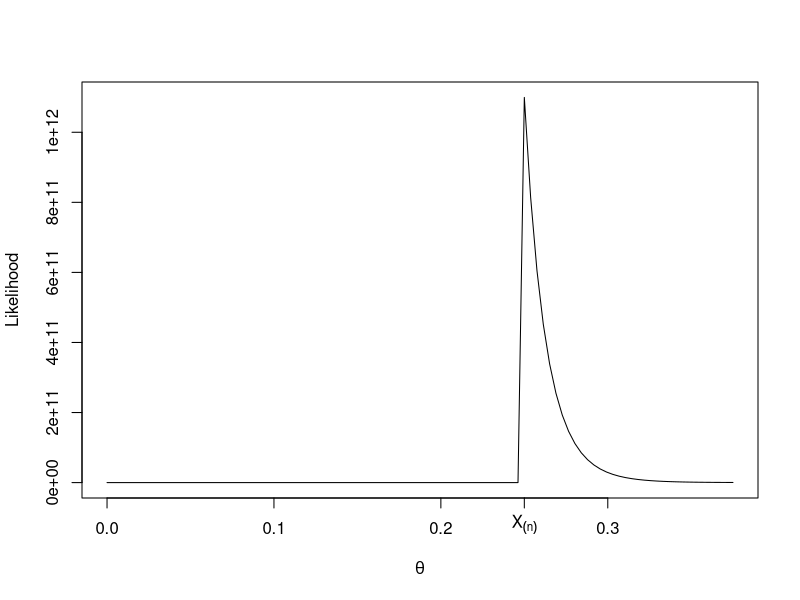

Here is the R script that generated this plot:
## ---- chunk 1
theta_true <- 0.2    # unknown true theta value
n          <-  5     # sample size

set.seed(1)

# simulate data: n many (unfair) coin tosses
x <- sample(x          = c(0,1), 
               size    = n, 
               replace = TRUE, 
               prob    = c(1-theta_true, theta_true)) 

## number of heads (i.e., the number of "1"s in x)
h <- sum(x)

## First derivative of the log-likelihood function
Lp_fct   <- function(theta, h = h, n = n){
    (h/theta) - (n - h)/(1 - theta)    
}
## Second derivative of the log-likelihood function
Lpp_fct   <- function(theta, h = h, n = n){
    - (h/theta^2) - (n - h)/(1 - theta)^2    
}


t     <- 1e-10   # convergence criterion
check <- TRUE    # for stopping the while-loop
i     <- 0       # count iterations


theta <- 0.4     # starting value 
Lp    <- Lp_fct( theta, h=h, n=n)
Lpp   <- Lpp_fct(theta, h=h, n=n)



while(check){
    i         <- i + 1
    ##
    theta_new <- theta[i] - (Lp_fct(theta[i], h=h, n=n) / Lpp_fct(theta[i], h=h, n=n))    
    Lp_new    <- Lp_fct( theta_new, h = h, n = n)
    Lpp_new   <- Lpp_fct(theta_new, h = h, n = n)
    ##
    theta     <- c(theta, theta_new) 
    Lp        <- c(Lp,    Lp_new) 
    Lpp       <- c(Lpp,   Lpp_new) 
    ##
    if( abs(Lp_fct(theta_new, h=h, n=n)) < t ){check <- FALSE}
}

cbind(theta, Lp, Lp/Lpp)
## ---- chunk 2
#| label: fig-MLMaxestim
#| fig-cap: Graph of the likelihood function $\mathcal{L}_n(\theta)$ given in @eq-MLMaxestim.
n          <- 20   # sample size
X_max      <- 0.25

theta_vec  <- seq(from = 0, 
                  to   = X_max * 1.5, 
                  len  = 100) 
likelihood_fun <- function(theta, X_max, n){ 
    likelihood              <- 1/(theta^n)
    likelihood[theta < X_max] <- 0 
    return(likelihood) 
}

likelihood_vec <- likelihood_fun(theta = theta_vec,
                                 X_max = X_max, 
                                 n     = n)

plot(y = likelihood_vec, 
     x = theta_vec, 
     type = "l", 
     xlab = expression(theta),
     ylab = "Likelihood", 
     main = "")            
axis(1, at = X_max, labels = expression(X[(n)]))                  
